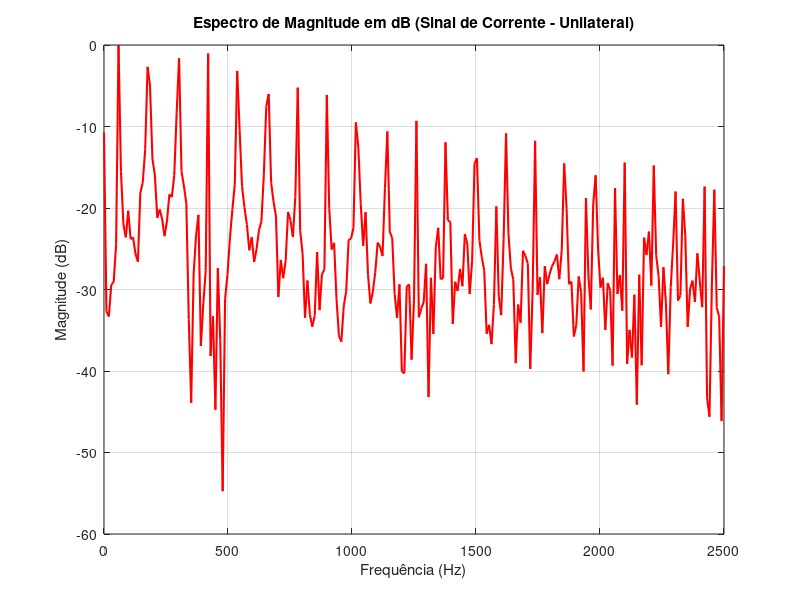

MATLAB code for this plot:
% 9. Repita o procedimento anterior (mostrar o espectro unilateral com janelas Retangular
% e Hanning) utilizando outras combinações de comprimento de sinal (L) e
% comprimento da DFT (N). Observe que ao modificar o valor, o vetor do eixo de
% frequências deve ser modificado.
% a. L=512 e N=2048
% b. L=2048 e N=2048
% c. L=2048 e N=4096
% d. L=4096 e N=4096
% e. L=4096 e N=8192
% Carregar os dados
% load lampcomp;

% % Parâmetros
% L = 512; % Tamanho do sinal
% N = 512; % Tamanho da FFT (potência de 2)
% fs = 5000; % Taxa de amostragem em Hz

% % Verificação dos dados
% if exist('vcomp', 'var') == 0
%     error('A variável vcomp não foi encontrada. Certifique-se de carregar os dados corretamente.');
% end

% % Aplicação da Janela Retangular
% v1r = vcomp(1:L) .* ones(L, 1);

% % Cálculo da FFT
% spectrum = fft(v1r, N);

% % Magnitude e conversão para dB
% magnitude = abs(spectrum);
% magnitude_dB = 20 * log10(magnitude / max(magnitude));

% % Extração do espectro unilateral
% magnitude_dB_unilateral = magnitude_dB(1:N/2+1);
% frequencies = (0:N/2) * (fs / N); % Vetor de frequências

% % Plotagem do gráfico
% plot(frequencies, magnitude_dB_unilateral, 'b', 'LineWidth', 1.5);
% title('Espectro de Magnitude em dB (Unilateral)');
% xlabel('Frequência (Hz)');
% ylabel('Magnitude (dB)');
% grid on;
% % pause(10);

% print("9.png", "-dpng");

% Carregar os dado


% Carregar os dados
load lampcomp;

% Parâmetros
L = 512; % Tamanho do sinal
N = 512; % Tamanho da FFT
fs = 5000; % Taxa de amostragem em Hz

% Verificação dos dados
if exist('icomp', 'var') == 0
    error('A variável icomp não foi encontrada. Certifique-se de carregar os dados corretamente.');
end

% Aplicação da Janela Retangular
i1r = icomp(1:L) .* ones(L, 1); % Janela retangular (substituir por hanning(L) para janela de Hanning)

% Cálculo da FFT
spectrum = fft(i1r, N);

% Magnitude e conversão para dB
magnitude = abs(spectrum);
magnitude_dB = 20 * log10(magnitude / max(magnitude));

% Extração do espectro unilateral
magnitude_dB_unilateral = magnitude_dB(1:N/2+1);
frequencies = (0:N/2) * (fs / N); % Vetor de frequências

% Plotagem do gráfico
plot(frequencies, magnitude_dB_unilateral, 'r', 'LineWidth', 1.5);
title('Espectro de Magnitude em dB (Sinal de Corrente - Unilateral)');
xlabel('Frequência (Hz)');
ylabel('Magnitude (dB)');
grid on;
% pause(10);
print("10.png", "-dpng");